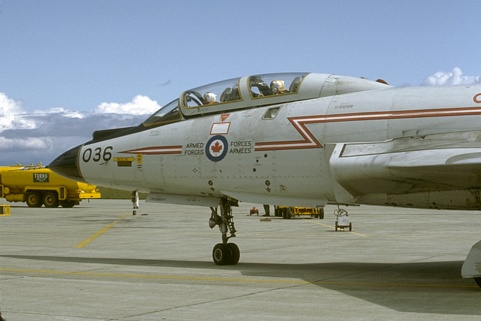
#> input picture example/input_folder/10081.jpg, 481 x 321 px
$ python run.py example/input_folder out.png   (older library calls are emulated)
#> lines starting #> are read from the running program, lines starting #| are printed output that depends on the picture
### utils/extractor_meta.py
import numpy as np
import cv2

# attributes,samples,dimension,cor_RG,cor_RB,cor_RH,cor_RS,cor_RV,cor_RI,cor_GB,cor_GH,cor_GS,cor_GV,cor_GI,cor_BH,cor_BS,cor_BV,cor_BI,cor_HS,cor_HV,cor_HI,cor_SV,cor_SI,cor_VI


def extract_meta_features(img):
    #img = cv2.imread(arquivo)
    hsv = cv2.cvtColor(img, cv2.COLOR_BGR2HSV)
    gray = cv2.cvtColor(img, cv2.COLOR_BGR2GRAY)
    descritores = []

    B = img[:, :, 0]
    R = img[:, :, 2]
    G = img[:, :, 1]
    H = hsv[:, :, 0]
    S = hsv[:, :, 1]
    V = hsv[:, :, 2]

    data_mat = np.column_stack((R.reshape(-1, 1), G.reshape(-1, 1), B.reshape(-1, 1),
                                H.reshape(-1, 1), S.reshape(-1, 1), V.reshape(-1, 1), gray.reshape(-1, 1)))

    # Simple

    attributes = 7  # R,G,B,H,S,V,I
    samples = gray.size
    dimension = samples/attributes
    descritores = descritores + [attributes, samples, dimension]

    cor_mat = np.corrcoef(data_mat, rowvar=False)  # correlation
    cor_var = []

    for i in range(0, cor_mat.shape[0]):
        for j in range(i, cor_mat.shape[1]):
            if(i != j):
                cor_var = cor_var + [cor_mat[i, j]]

    descritores = descritores + cor_var
    return descritores

### utils/extractor_color.py
# gray FEATURES

# features de contorno

import cv2
import numpy as np
from scipy import stats
from skimage import feature
import math


# [11 lines left out: function auto_canny, not called in this run]


# mean_H,std_H,mean_S,std_S,mean_V,std_V,std_hist_H,kurt_hist_H,skew_hist_H,std_hist_S,kurt_hist_S,skew_hist_S,std_hist_V,kurt_hist_V,skew_hist_V,
# mean_R,std_R,mean_G,std_G,mean_B,std_B,std_hist_R,kurt_hist_R,skew_hist_R,std_hist_G,kurt_hist_G,skew_hist_G,std_hist_B,kurt_hist_B,skew_hist_B,
# hu_sobel1,hu_sobel2,hu_sobel3,hu_sobel4,hu_sobel5,hu_sobel6,hu_sobel7
def extract_color_features(img_rgb):
    #img_rgb = cv2.imread(arquivo)

    img_rgb_32F = np.float32(img_rgb)
    img_hsv = cv2.cvtColor(img_rgb, cv2.COLOR_BGR2HSV)
    img_hsv_32F = cv2.cvtColor(img_rgb_32F, cv2.COLOR_BGR2HSV)
    img_hsv_32F = img_hsv_32F

    descritores = []

    B, G, R = cv2.split(img_rgb)
    H, S, V = cv2.split(img_hsv)
    H_32, S_32, V_32 = cv2.split(img_hsv_32F)
    H_32 = H_32 / 360.0  # Scaling to 0 to 1
    V_32 = V_32/255.0  # Scaling to 0 to 1

    hist_B, _ = np.histogram(B.ravel(), 256, [0, 256])
    hist_B = hist_B.astype(float) / sum(hist_B)
    hist_G, _ = np.histogram(G.ravel(), 256, [0, 256])
    hist_G = hist_G.astype(float) / sum(hist_G)
    hist_R, _ = np.histogram(R.ravel(), 256, [0, 256])
    hist_R = hist_R.astype(float) / sum(hist_R)

    H_32[0:10, 0:10]

    hist_H, bins = np.histogram(H_32.ravel(), 256, [0, 1])
    hist_H = hist_H.astype(float) / sum(hist_H)

    hist_S, _ = np.histogram(S_32.ravel(), 256, [0, 1])
    hist_S = hist_S.astype(float) / sum(hist_S)

    hist_V, _ = np.histogram(V.ravel(), 256, [0, 256])
    hist_V = hist_V.astype(float) / sum(hist_V)

    # media e desvio H
    # media e desvio S
    # media e desvio V
    mean_H = stats.tmean(H_32.ravel())
    std_H = stats.tstd(H_32.ravel())
    mean_S = stats.tmean(S_32.ravel())
    std_S = stats.tstd(S_32.ravel())
    mean_V = stats.tmean(V_32.ravel())
    std_V = stats.tstd(V_32.ravel())

    descritores = descritores + [mean_H, std_H, mean_S, std_S, mean_V, std_V]

    # std kurt skew hist H
    # std kurt skew hist S
    # std kurt skew hist V
    std_hist_H = stats.tstd(hist_H)
    kurt_hist_H = stats.kurtosis(hist_H, fisher=False)
    skew_hist_H = stats.skew(hist_H)

    std_hist_S = np.std(hist_S)
    kurt_hist_S = stats.kurtosis(hist_S, fisher=False)
    skew_hist_S = stats.skew(hist_S)

    std_hist_V = np.std(hist_V)
    kurt_hist_V = stats.kurtosis(hist_V, fisher=False)
    skew_hist_V = stats.skew(hist_V)

    descritores = descritores + [std_hist_H, kurt_hist_H, skew_hist_H,
                                 std_hist_S, kurt_hist_S, skew_hist_S, std_hist_V, kurt_hist_V, skew_hist_V]

    # media e desvio R
    # media e desvio G
    # media e desvio B
    mean_R = stats.tmean(R.ravel())
    std_R = stats.tstd(R.ravel())
    mean_G = stats.tmean(G.ravel())
    std_G = stats.tstd(G.ravel())
    mean_B = stats.tmean(B.ravel())
    std_B = stats.tstd(B.ravel())

    descritores = descritores + [mean_R, std_R, mean_G, std_G, mean_B, std_B]

    # std kurt skew hist R
    # std kurt skew hist G
    # std kurt skew hist B
    std_hist_R = np.std(hist_R)
    kurt_hist_R = stats.kurtosis(hist_R, fisher=False)
    skew_hist_R = stats.skew(hist_R)

    std_hist_G = np.std(hist_G)
    kurt_hist_G = stats.kurtosis(hist_G, fisher=False)
    skew_hist_G = stats.skew(hist_G)

    std_hist_B = np.std(hist_B)
    kurt_hist_B = stats.kurtosis(hist_B, fisher=False)
    skew_hist_B = stats.skew(hist_B)

    descritores = descritores + [std_hist_R, kurt_hist_R, skew_hist_R,
                                 std_hist_G, kurt_hist_G, skew_hist_G, std_hist_B, kurt_hist_B, skew_hist_B]

    gray_image = cv2.cvtColor(img_rgb, cv2.COLOR_BGR2GRAY)
    img_gray_32F = np.float32(gray_image)
    sobelx = cv2.Sobel(gray_image, cv2.CV_64F, 1, 0)
    sobely = cv2.Sobel(gray_image, cv2.CV_64F, 0, 1)
    im_gmag = np.sqrt(sobelx*sobelx + sobely*sobely)
    gmag = (im_gmag-im_gmag.min())/(im_gmag.max()-im_gmag.min())

    gmag_int = (255*gmag).astype('uint8')
    # cv2.imwrite('haha2.jpg',gmag_int)
    numpx = cv2.countNonZero(gmag_int)
    perc = float(numpx) / img_gray_32F.size
    # gmag_int
    #ret,thresh = cv2.threshold(gmag_int,127,255,0)
    # print(im2, contours, hierarchy, gmag_int, cv2.RETR_TREE, cv2.CHAIN_APPROX_SIMPLE)
    contours, hierarchy = cv2.findContours(
        gmag_int, cv2.RETR_TREE, cv2.CHAIN_APPROX_SIMPLE)
    if (len(contours) > 0):
        cnt = contours[0]
        momentos = cv2.moments(cnt)
        inv_moments_1 = momentos.get('nu02')
        inv_moments_2 = momentos.get('nu02')
        inv_moments_3 = momentos.get('nu11')
        inv_moments_4 = momentos.get('nu12')
        inv_moments_5 = momentos.get('nu20')
        inv_moments_6 = momentos.get('nu21')
        inv_moments_7 = momentos.get('nu30')
    else:
        inv_moments_1 = 0
        inv_moments_2 = 0
        inv_moments_3 = 0
        inv_moments_4 = 0
        inv_moments_5 = 0
        inv_moments_6 = 0
        inv_moments_7 = 0

    descritores = descritores + [perc, inv_moments_1, inv_moments_2,
                                 inv_moments_3, inv_moments_4, inv_moments_5, inv_moments_6, inv_moments_7]

    #import cv2
    # gray_image = cv2.imread('./teste/croppedImage_77_cotenna_S-191005-10.jpg',0) #venatura
    # gray_image = cv2.imread('./teste/croppedImage_61_cotenna_S-191005-20.jpg',0) #non-venatura
    blurred = cv2.GaussianBlur(gray_image, (3, 3), 0)
    canny_edge = cv2.Canny(blurred, 20, 60)
    # canny_edge
    #canny_edge = auto_canny(blurred)
    # canny_edge
    # cv2.imwrite('haha.jpg',canny_edge)

    numpx = cv2.countNonZero(canny_edge)
    perc = float(numpx) / canny_edge.size
    contours, hierarchy = cv2.findContours(canny_edge.astype(
        'uint8'), cv2.RETR_TREE, cv2.CHAIN_APPROX_SIMPLE)

    if(len(contours) > 0):
        cnt = contours[0]
        momentos = cv2.moments(cnt)

        inv_moments_1 = momentos.get('nu02')
        inv_moments_2 = momentos.get('nu02')
        inv_moments_3 = momentos.get('nu11')
        inv_moments_4 = momentos.get('nu12')
        inv_moments_5 = momentos.get('nu20')
        inv_moments_6 = momentos.get('nu21')
        inv_moments_7 = momentos.get('nu30')
    else:
        inv_moments_1 = 0
        inv_moments_2 = 0
        inv_moments_3 = 0
        inv_moments_4 = 0
        inv_moments_5 = 0
        inv_moments_6 = 0
        inv_moments_7 = 0

    descritores = descritores + [perc, inv_moments_1, inv_moments_2,
                                 inv_moments_3, inv_moments_4, inv_moments_5, inv_moments_6, inv_moments_7]

    return descritores

### utils/extractor_gray.py
import cv2
import numpy as np
from scipy import stats
from skimage import feature
import math


def desvio(x):
    vet = x.ravel()
    desvio = stats.tstd(vet)
    return np.ones(len(vet))*desvio


def block_process(img, X, fun):
    img_array = img.ravel()
    height, width = img.shape[:2]
    length = len(img_array)
    B = np.zeros(length).reshape(img.shape[:2])
    process_length = X*X
    for i in range(0, height, X):
        limit_h = i + X
        if(i+X > height):
            limit_h = height
        for j in range(0, width, X):
            limit_w = j + X
            if(j+X > width):
                limit_w = width
            bloco = img[i:limit_h, j:limit_w]
            bloco_ravel = bloco.ravel()
            # print "i:",i,"j:",j
            if(len(bloco_ravel) < process_length):
                zeros = np.zeros(process_length - len(bloco_ravel))
                bloco_ravel = np.concatenate((bloco_ravel, zeros))
            block = fun(bloco_ravel)
            # print block.reshape(bloco.shape[:2])
            h, w = bloco.shape[:2]
            limite_total = h*w
            B[i:limit_h, j:limit_w] = block[0:limite_total].reshape(
                bloco.shape[:2])

    return B


def SNM(img):
    L_ldr = img.astype("double")
    u = stats.tmean(L_ldr.ravel())
    I1 = block_process(L_ldr, 11, desvio)
    I1 = I1.reshape(img.shape[:2])
    sig = stats.tmean(I1.ravel())
    phat_1 = 4.4
    phat_2 = 10.1
    beta_mode = (phat_1 - 1)/(phat_1 + phat_2 - 2)
    C_0 = stats.beta.pdf(beta_mode, phat_1, phat_2)
    C = stats.beta.pdf(sig/64.29, phat_1, phat_2)
    pc = C/C_0
    # pc
    muhat = 115.94
    sigmahat = 27.99
    B_0 = stats.norm.pdf(muhat, muhat, sigmahat)
    B = stats.norm.pdf(u, muhat, sigmahat)
    pb = B/B_0
    N = pb*pc
    return N


def eme(img, M, L):
    how_many = int(math.floor(M/L))
    E = 0
    B1 = np.zeros(L)
    m1 = 0
    for m in range(0, how_many):
        n1 = 0
        for n in range(0, how_many):
            B1 = img[m1:(m1+L), n1:(n1+L)]
            b_min = np.min(B1.ravel())
            b_max = np.max(B1.ravel())
            if b_min > 0:
                b_ratio = b_max/b_min
                E = E + 20*np.log(b_ratio)
            n1 = n1 + L
        m1 = m1 + L
    E = (E/how_many)/how_many
    return E


#mean_I,std_I,entropy_I,std_hist_I,kurt_hist_I,skew_hist_I,lbp_0,lbp_1,lbp_2,lbp_3,lbp_4,lbp_5,lbp_6,lbp_7,lbp_8,lbp_9,com_entropy,com_inertia,com_energy,com_correlation,com_homogeniety,FFT_energy,FFT_entropy,FFT_intertia,FFT_homogeneity, SNM,EME

def extract_gray_features(img):
    #img = cv2.imread(arquivo,0)
    histogram, bins = np.histogram(img.ravel(), 256, [0, 256])
    normalized_histogram = histogram.astype(
        float) / sum(histogram)  # Normalizing Histogram

    descritores = []

    # Espaciais
    #-----------------------#
    media_img = stats.tmean(img.ravel())
    std_img = stats.tstd(img.ravel())
    entropy_img = stats.entropy(histogram, base=2)
    descritores.append(media_img)
    descritores.append(std_img)
    descritores.append(entropy_img)
    #------------------------#

    # histogram
    #----------------------#
    std_hist = np.std(normalized_histogram)
    kurt_hist = stats.kurtosis(normalized_histogram, fisher=False)
    skew_hist = stats.skew(normalized_histogram)
    descritores.append(std_hist)
    descritores.append(kurt_hist)
    descritores.append(skew_hist)
    #----------------------#

    # LBP
    #----------------------#

    #lbp_default = feature.local_binary_pattern(img,8,1,method="default")
    #lbp_ror = feature.local_binary_pattern(img,8,1,method="ror")
    #lbp_nriuniform = feature.local_binary_pattern(img,8,1,method="nri_uniform")
    #lbp_var = feature.local_binary_pattern(img,8,1,method="var")
    lbp_uniform = feature.local_binary_pattern(img, 8, 1, method="uniform")
    (hist, _) = np.histogram(lbp_uniform.ravel(), 10, [0, 10])
    hist = hist/np.linalg.norm(hist)
    descritores = descritores + hist.tolist()

    #----------------------#
    # Co-ocorrence MATRIX
    #---------------------------------#
    co_ocurrence_matrix = feature.greycomatrix(
        img, [1], [0], levels=256, normed=True)
    co_ocurrence_matrix_nonorm = feature.greycomatrix(
        img, [1], [0], levels=256, normed=False)
    co_ocurrence_matrix2 = co_ocurrence_matrix[:, :, 0, 0]
    co_ocurrence_matrix_nonorm = co_ocurrence_matrix_nonorm[:, :, 0, 0]

    co_ocurrence_matrix_nonorm[co_ocurrence_matrix_nonorm >= 1] = 1

    hist_glcm, bins = np.histogram(
        co_ocurrence_matrix_nonorm.ravel(), 256, [0, 1])
    norm_hist_glcm = hist_glcm.astype(float) / sum(hist_glcm)
    soma = 0
    for i in range(0, 256):
        if(norm_hist_glcm[i] != 0):
            soma = soma + norm_hist_glcm[i]*np.log2(norm_hist_glcm[i])

    com_entropy = -1*soma
    com_inertia = feature.greycoprops(co_ocurrence_matrix, 'contrast')
    com_correlation = feature.greycoprops(co_ocurrence_matrix, 'correlation')
    com_energy = feature.greycoprops(co_ocurrence_matrix, 'energy')
    com_energy = com_energy * com_energy
    com_homogeniety = 0

    for i in range(0, co_ocurrence_matrix2.shape[0]):
        for j in range(0, co_ocurrence_matrix2.shape[1]):
            com_homogeniety = com_homogeniety + \
                co_ocurrence_matrix2[i, j] / (1 + abs(i-j))

    descritores.append(com_entropy)
    descritores.append(com_inertia.ravel()[0])
    descritores.append(com_energy.ravel()[0])
    descritores.append(com_correlation.ravel()[0])
    descritores.append(com_homogeniety)

    #---------------------------------#

    # Fourier Transform
    #---------------------------------#
    F = np.fft.fft2(img)
    NFP = F

    spectral_energy = sum(sum(abs(F)*abs(F)))
    spectral_energy = 1.0/F.ravel().size * spectral_energy

    F = np.fft.fftshift(F)
    F = abs(F)
    F = np.log(F+1)

    out = np.zeros(F.ravel().size, np.double)
    F = cv2.normalize(F, out, 1.0, 0.0, cv2.NORM_MINMAX)
    NFP = abs(np.real(NFP))/math.sqrt(abs(spectral_energy))

    NFP_energy = 0
    NFP_entropy = 0
    NFP_inertia = 0
    NFP_homogeneity = 0
    for i in range(0, NFP.shape[0]):
        for j in range(0, NFP.shape[1]):
            NFP_entropy = NFP_entropy + NFP[i, j] * np.log(NFP[i, j])

            NFP_energy = NFP_energy + (NFP[i, j] * NFP[i, j])

            NFP_inertia = NFP_inertia + (i-j) * NFP[i, j]

            NFP_homogeneity = NFP_homogeneity + NFP[i, j]/(1 + abs(i-j))

    NFP_energy = NFP_energy / NFP.ravel().size
    NFP_homogeneity = NFP_homogeneity / NFP.ravel().size
    NFP_entropy = NFP_entropy / NFP.ravel().size
    NFP_inertia = NFP_inertia / NFP.ravel().size

    descritores.append(NFP_energy)
    descritores.append(NFP_entropy)
    descritores.append(NFP_inertia)
    descritores.append(NFP_homogeneity)
    #-----------------------------------------#

    # QUALIDADE
    #---------------------------------------#
    # SMN

    descritores.append(SNM(img))

    # EME
    nrows = img.shape[0]
    ncols = img.shape[1]

    if(nrows > ncols):
        csize = ncols
    else:
        csize = nrows

    if(csize % 2 != 0):
        csize = csize - 1

    xmin = int(round(ncols/2)) - int(round(csize/2))
    ymin = int(round(nrows/2)) - int(round(csize/2))

    crop = img[ymin:ymin+csize, xmin:xmin+csize]
    EME_original = eme(crop.astype("float"), crop.shape[0], 8)

    descritores.append(EME_original)

    #-------------------------------------------#
    return descritores

### run.py
import cv2
import imutils
import numpy as np
import pandas as pd
import os
import glob
import csv

from utils.extractor_gray import extract_gray_features
from utils.extractor_meta import extract_meta_features
from utils.extractor_color import extract_color_features
import sys

input_folder = sys.argv[1]
#input_folder = '/home/remid/Documents/JESSICA-Projects/Projeto Venatura/Images Int - Segment/Class 3/TS'
output_file = sys.argv[2]
#output_file = '/home/remid/Documents/JESSICA-Projects/Projeto Venatura/Images Int - Segment/Dataset/3_TS.csv'

# Image folder
files = [os.path.join(input_folder, f) for f in os.listdir(input_folder)]
# print files

csv_complete = []

meta_features_names = ['attributes', 'samples', 'dimension', 'cor_RG', 'cor_RB', 'cor_RH', 'cor_RS', 'cor_RV', 'cor_RI', 'cor_GB', 'cor_GH',
                       'cor_GS', 'cor_GV', 'cor_GI', 'cor_BH', 'cor_BS', 'cor_BV', 'cor_BI', 'cor_HS', 'cor_HV', 'cor_HI', 'cor_SV', 'cor_SI', 'cor_VI']
color_features_names = ['mean_H', 'std_H', 'mean_S', 'std_S', 'mean_V', 'std_V', 'std_hist_H', 'kurt_hist_H',
                        'skew_hist_H', 'std_hist_S', 'kurt_hist_S', 'skew_hist_S', 'std_hist_V', 'kurt_hist_V', 'skew_hist_V']
color_features_names = color_features_names + ['mean_R', 'std_R', 'mean_G', 'std_G', 'mean_B', 'std_B', 'std_hist_R',
                                               'kurt_hist_R', 'skew_hist_R', 'std_hist_G', 'kurt_hist_G', 'skew_hist_G', 'std_hist_B', 'kurt_hist_B', 'skew_hist_B']
color_features_names = color_features_names + \
    ['nump_sobel', 'hu_sobel1', 'hu_sobel2', 'hu_sobel3',
        'hu_sobel4', 'hu_sobel5', 'hu_sobel6', 'hu_sobel7']
color_features_names = color_features_names + \
    ['nump_canny', 'hu_canny1', 'hu_canny2', 'hu_canny3',
        'hu_canny4', 'hu_canny5', 'hu_canny6', 'hu_canny7']
gray_features_names = ['mean_I', 'std_I', 'entropy_I', 'std_hist_I', 'kurt_hist_I', 'skew_hist_I', 'lbp_0', 'lbp_1', 'lbp_2', 'lbp_3', 'lbp_4', 'lbp_5', 'lbp_6', 'lbp_7',
                       'lbp_8', 'lbp_9', 'com_entropy', 'com_inertia', 'com_energy', 'com_correlation', 'com_homogeniety', 'FFT_energy', 'FFT_entropy', 'FFT_intertia', 'FFT_homogeneity', 'SNM', 'EME']

features_names = ['Name_file'] + meta_features_names + \
    color_features_names + gray_features_names
# [12 lines of commented-out code are left out]

for index, arquivo in enumerate(files):
    nome_arquivo_completo = os.path.basename(arquivo)
    print(nome_arquivo_completo)
    if(cv2.imread(arquivo) is not None):
        img_rgb = cv2.imread(arquivo)
#> img_rgb is the input picture: shape (321, 481, 3); mean B, G, R 143.2, 145.1, 137.1
        img_gray = cv2.imread(arquivo, 0)
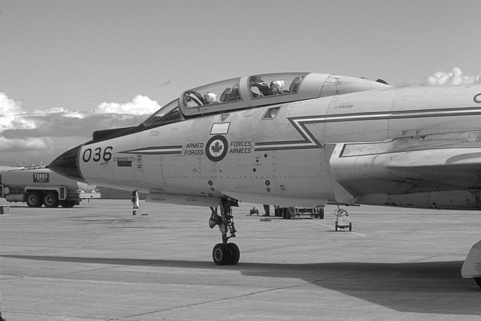
#> img_gray: shape (321, 481); min 5, max 255, mean 142.5
        linha_csv = [nome_arquivo_completo]
        linha_csv = linha_csv + extract_meta_features(img_rgb)
#> in extract_meta_features, `B = img[:, :, 0]`:
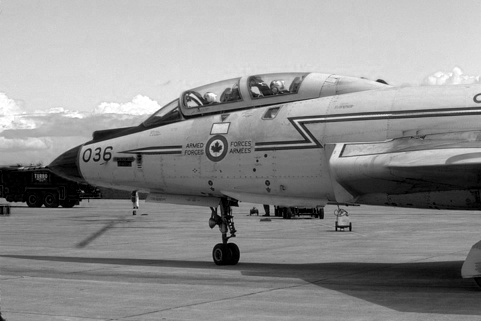
#> B: shape (321, 481); min 0, max 255, mean 143.2
#> in extract_meta_features, `R = img[:, :, 2]`:
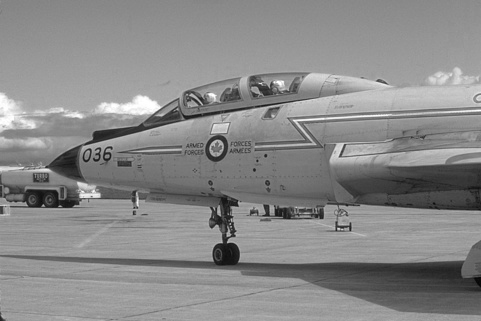
#> R: shape (321, 481); min 6, max 255, mean 137.1
#> in extract_meta_features, `H = hsv[:, :, 0]`:
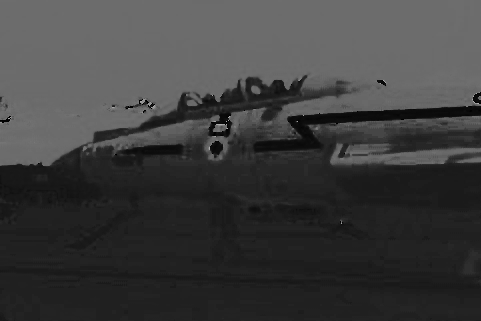
#> H: shape (321, 481); min 0, max 179, mean 61.7
#> in extract_meta_features, `S = hsv[:, :, 1]`:
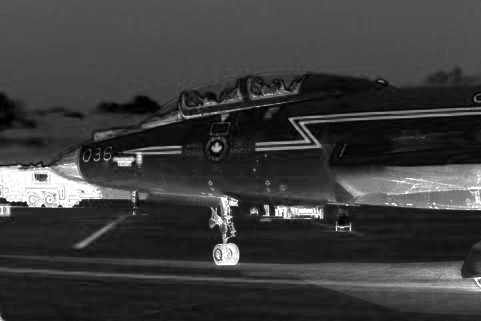
#> S: shape (321, 481); min 0, max 255, mean 60.1
#> in extract_meta_features, `V = hsv[:, :, 2]`:
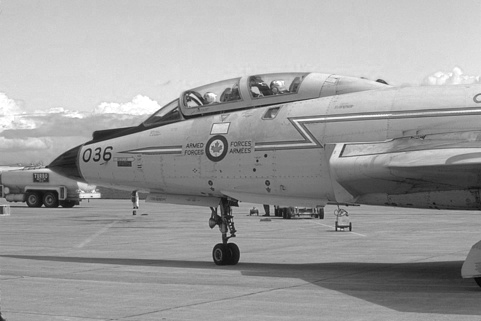
#> V: shape (321, 481); min 6, max 255, mean 157.8
#> (the rest of the program and of its run is left out)
